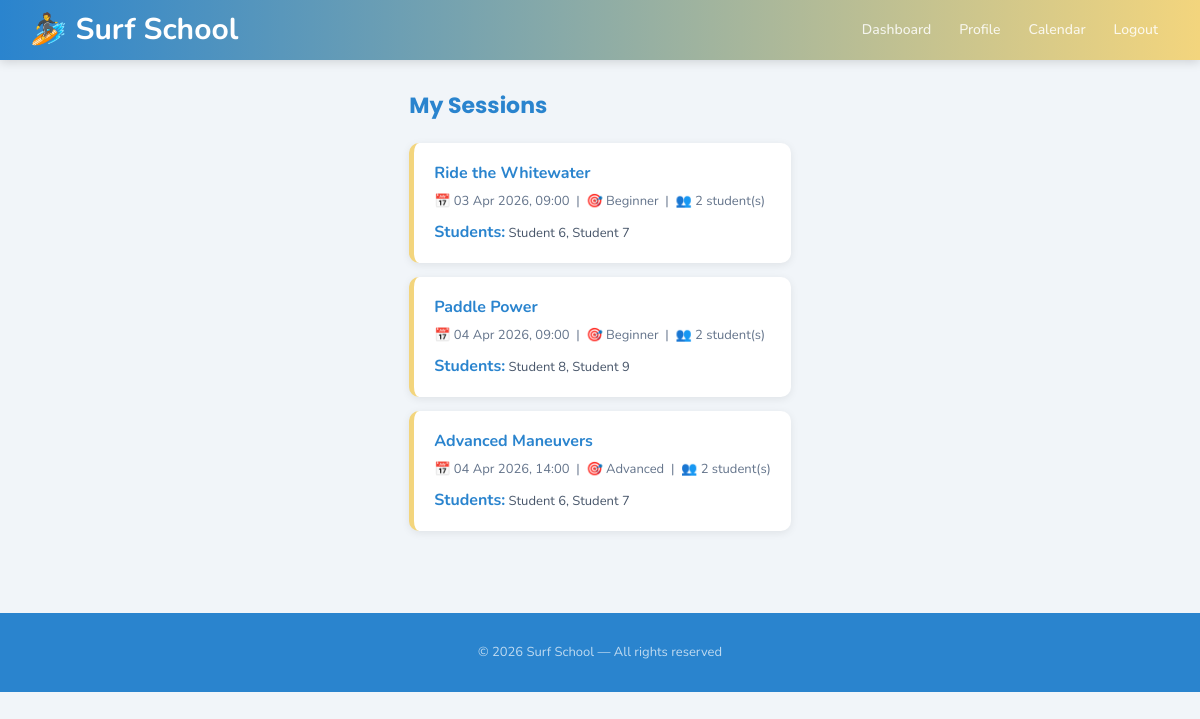
The app's page /public/index.php (signed in) with its own data.
### tables this page shows
CREATE TABLE LESSON (
    id_lesson INT AUTO_INCREMENT PRIMARY KEY,
    title VARCHAR(150) NOT NULL,
    lesson_date DATETIME NOT NULL,
    lesson_level ENUM('Beginner','Intermediate','Advanced') NOT NULL,
    coach_id INT NOT NULL,
    price DECIMAL(5,2) NOT NULL,
    capacity INT NOT NULL DEFAULT 5,
    FOREIGN KEY (coach_id) REFERENCES USER(id_user)
);

### app/core/BaseController.php (called while the page is built)
<?php
class BaseController {
    public function render($view, $data = []) {
        extract($data);
        require VIEW . '/layouts/header.php';
        require VIEW . '/' . $view . '.php';
        require VIEW . '/layouts/footer.php';
    }
}

### app/core/database.php (called while the page is built, shortened)
<?php
class Database {
    private static $instance = null;
    private $pdo;
    private function __construct() {
        $this->pdo = new PDO(
            "mysql:host=" . DB_HOST . ";dbname=" . DB_NAME,
            DB_USER,
            DB_PASS,
            [
                PDO::ATTR_ERRMODE => PDO::ERRMODE_EXCEPTION
            ]
        );
    }
    public static function getInstance() {
        if (!self::$instance) {
            self::$instance = new Database();
        }
        return self::$instance;
    }
    public function getConnection() {
        return $this->pdo;
    }
}

### app/models/Lesson.php (called while the page is built, shortened)
<?php
class Lesson {
    private $db;
    public function __construct() {
        $this->db = Database::getInstance()->getConnection();
    }
    public function getByCoach($coach_id) {
        $stmt = $this->db->prepare("
            SELECT
                l.*,
                GROUP_CONCAT(s2.name SEPARATOR ', ') as students,
                COUNT(e.id_enrollment) as total_students
            FROM LESSON l
            LEFT JOIN ENROLLMENT e ON e.lesson_id  = l.id_lesson
            LEFT JOIN STUDENT s    ON s.id_student = e.student_id
            LEFT JOIN USER s2      ON s2.id_user   = s.user_id
            WHERE l.coach_id = ?
            GROUP BY l.id_lesson
            ORDER BY l.lesson_date ASC
        ");
        $stmt->execute([(int)$coach_id]);
        return $stmt->fetchAll(PDO::FETCH_ASSOC);
    }
}

### app/views/coach/dashboard.php (the view)
<h2>My Sessions</h2>
<?php if (empty($lessons)): ?>
    <div class="alert alert-info">You have no sessions assigned yet.</div>
<?php else: ?>
    <?php foreach ($lessons as $l): ?>
    <div class="card">
        <strong><?= htmlspecialchars($l['title']) ?></strong>
        <div class="card-meta">
            📅 <?= date('d M Y, H:i', strtotime($l['lesson_date'])) ?> &nbsp;|&nbsp;
            🎯 <?= htmlspecialchars($l['lesson_level']) ?> &nbsp;|&nbsp;
            👥 <?= (int)$l['total_students'] ?> student(s)
        </div>
        <?php if (!empty($l['students'])): ?>
        <div style="margin-top:8px; font-size:13px; color:#475569;">
            <strong>Students:</strong> <?= htmlspecialchars($l['students']) ?>
        </div>
        <?php else: ?>
        <div style="margin-top:8px; font-size:13px; color:#94A3B8;">No students enrolled yet.</div>
        <?php endif; ?>
    </div>
    <?php endforeach; ?>
<?php endif; ?>

### public/assets/css/style.css (style rules this page uses)
:root { --primary: #2a84ce; --secondary: #f3d57d; --accent: #22C1C3; --light: #F1F5F9; --orange: #F97316; --green: #34D399; --text-dark: #0F172A; --white: #FFFFFF; --red: #EF4444; --border: #E2E8F0; --shadow: 0 2px 8px rgba(0,0,0,0.08); }
*, *::before, *::after { box-sizing: border-box; }
html, body { height: 100%; margin: 0; }
body { margin: 0; font-family: 'Nunito', sans-serif; background: var(--light); color: var(--text-dark); font-size: 15px; line-height: 1.6; display: flex; flex-direction: column; }
h2 { font-family: 'Poppins', sans-serif; font-size: 22px; color: var(--primary); margin: 0 0 20px 0; }
.card { background: var(--white); padding: 18px 20px; margin-bottom: 14px; border-radius: 10px; border-left: 5px solid var(--secondary); box-shadow: var(--shadow); }
.card strong { font-size: 16px; color: var(--primary); }
.card .card-meta { font-size: 13px; color: #64748B; margin-top: 4px; }

### records on screen
lesson: title "Ride the Whitewater", lesson_date "03 Apr 2026, 09:00", lesson_level "Beginner", total_students "2", students "Student 6, Student 7"
lesson: title "Paddle Power", lesson_date "04 Apr 2026, 09:00", lesson_level "Beginner", total_students "2", students "Student 8, Student 9"
lesson: title "Advanced Maneuvers", lesson_date "04 Apr 2026, 14:00", lesson_level "Advanced", total_students "2", students "Student 6, Student 7"
